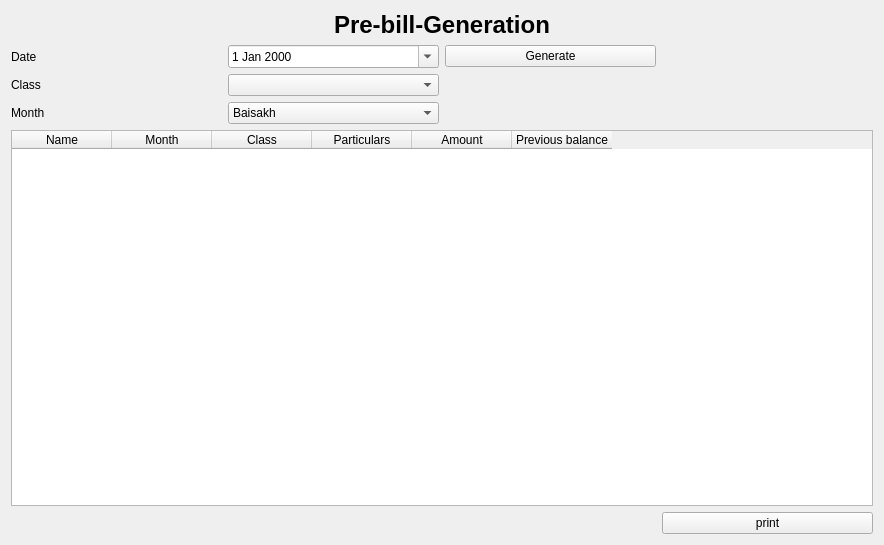
<?xml version="1.0" encoding="UTF-8"?>
<ui version="4.0">
 <class>pre_bill_generation</class>
 <widget class="QWidget" name="pre_bill_generation">
  <property name="geometry">
   <rect>
    <x>0</x>
    <y>0</y>
    <width>884</width>
    <height>545</height>
   </rect>
  </property>
  <property name="windowTitle">
   <string>Form</string>
  </property>
  <layout class="QGridLayout" name="gridLayout_2">
   <item row="0" column="0">
    <layout class="QGridLayout" name="gridLayout">
     <item row="3" column="1">
      <widget class="QComboBox" name="month">
       <item>
        <property name="text">
         <string>Baisakh</string>
        </property>
       </item>
       <item>
        <property name="text">
         <string>Jestha</string>
        </property>
       </item>
       <item>
        <property name="text">
         <string>Ashad</string>
        </property>
       </item>
       <item>
        <property name="text">
         <string>Shrawan</string>
        </property>
       </item>
       <item>
        <property name="text">
         <string>Bhadra</string>
        </property>
       </item>
       <item>
        <property name="text">
         <string>Ashoj</string>
        </property>
       </item>
       <item>
        <property name="text">
         <string>Kartik</string>
        </property>
       </item>
       <item>
        <property name="text">
         <string>Mangsir</string>
        </property>
       </item>
       <item>
        <property name="text">
         <string>Poush</string>
        </property>
       </item>
       <item>
        <property name="text">
         <string>Margh</string>
        </property>
       </item>
       <item>
        <property name="text">
         <string>Falgun</string>
        </property>
       </item>
       <item>
        <property name="text">
         <string>Chaitra</string>
        </property>
       </item>
      </widget>
     </item>
     <item row="1" column="0">
      <widget class="QLabel" name="label_4">
       <property name="text">
        <string>Date</string>
       </property>
      </widget>
     </item>
     <item row="3" column="0">
      <widget class="QLabel" name="label_3">
       <property name="text">
        <string>Month</string>
       </property>
      </widget>
     </item>
     <item row="1" column="1">
      <widget class="QDateEdit" name="dateEdit">
       <property name="calendarPopup">
        <bool>true</bool>
       </property>
      </widget>
     </item>
     <item row="2" column="0">
      <widget class="QLabel" name="label_2">
       <property name="text">
        <string>Class</string>
       </property>
      </widget>
     </item>
     <item row="2" column="1">
      <widget class="QComboBox" name="class_2"/>
     </item>
     <item row="1" column="2">
      <widget class="QPushButton" name="generate">
       <property name="text">
        <string>Generate</string>
       </property>
      </widget>
     </item>
     <item row="5" column="3">
      <widget class="QPushButton" name="save">
       <property name="text">
        <string>print</string>
       </property>
      </widget>
     </item>
     <item row="0" column="0" colspan="4">
      <widget class="QLabel" name="label">
       <property name="text">
        <string>&lt;html&gt;&lt;head/&gt;&lt;body&gt;&lt;p align=&quot;center&quot;&gt;&lt;span style=&quot; font-size:18pt; font-weight:600;&quot;&gt;Pre-bill-Generation&lt;/span&gt;&lt;/p&gt;&lt;/body&gt;&lt;/html&gt;</string>
       </property>
      </widget>
     </item>
     <item row="4" column="0" colspan="4">
      <widget class="QTableWidget" name="tableWidget">
       <column>
        <property name="text">
         <string>Name</string>
        </property>
       </column>
       <column>
        <property name="text">
         <string>Month</string>
        </property>
       </column>
       <column>
        <property name="text">
         <string>Class</string>
        </property>
       </column>
       <column>
        <property name="text">
         <string>Particulars</string>
        </property>
       </column>
       <column>
        <property name="text">
         <string>Amount</string>
        </property>
       </column>
       <column>
        <property name="text">
         <string>Previous balance</string>
        </property>
       </column>
      </widget>
     </item>
    </layout>
   </item>
  </layout>
 </widget>
 <resources/>
 <connections/>
</ui>
